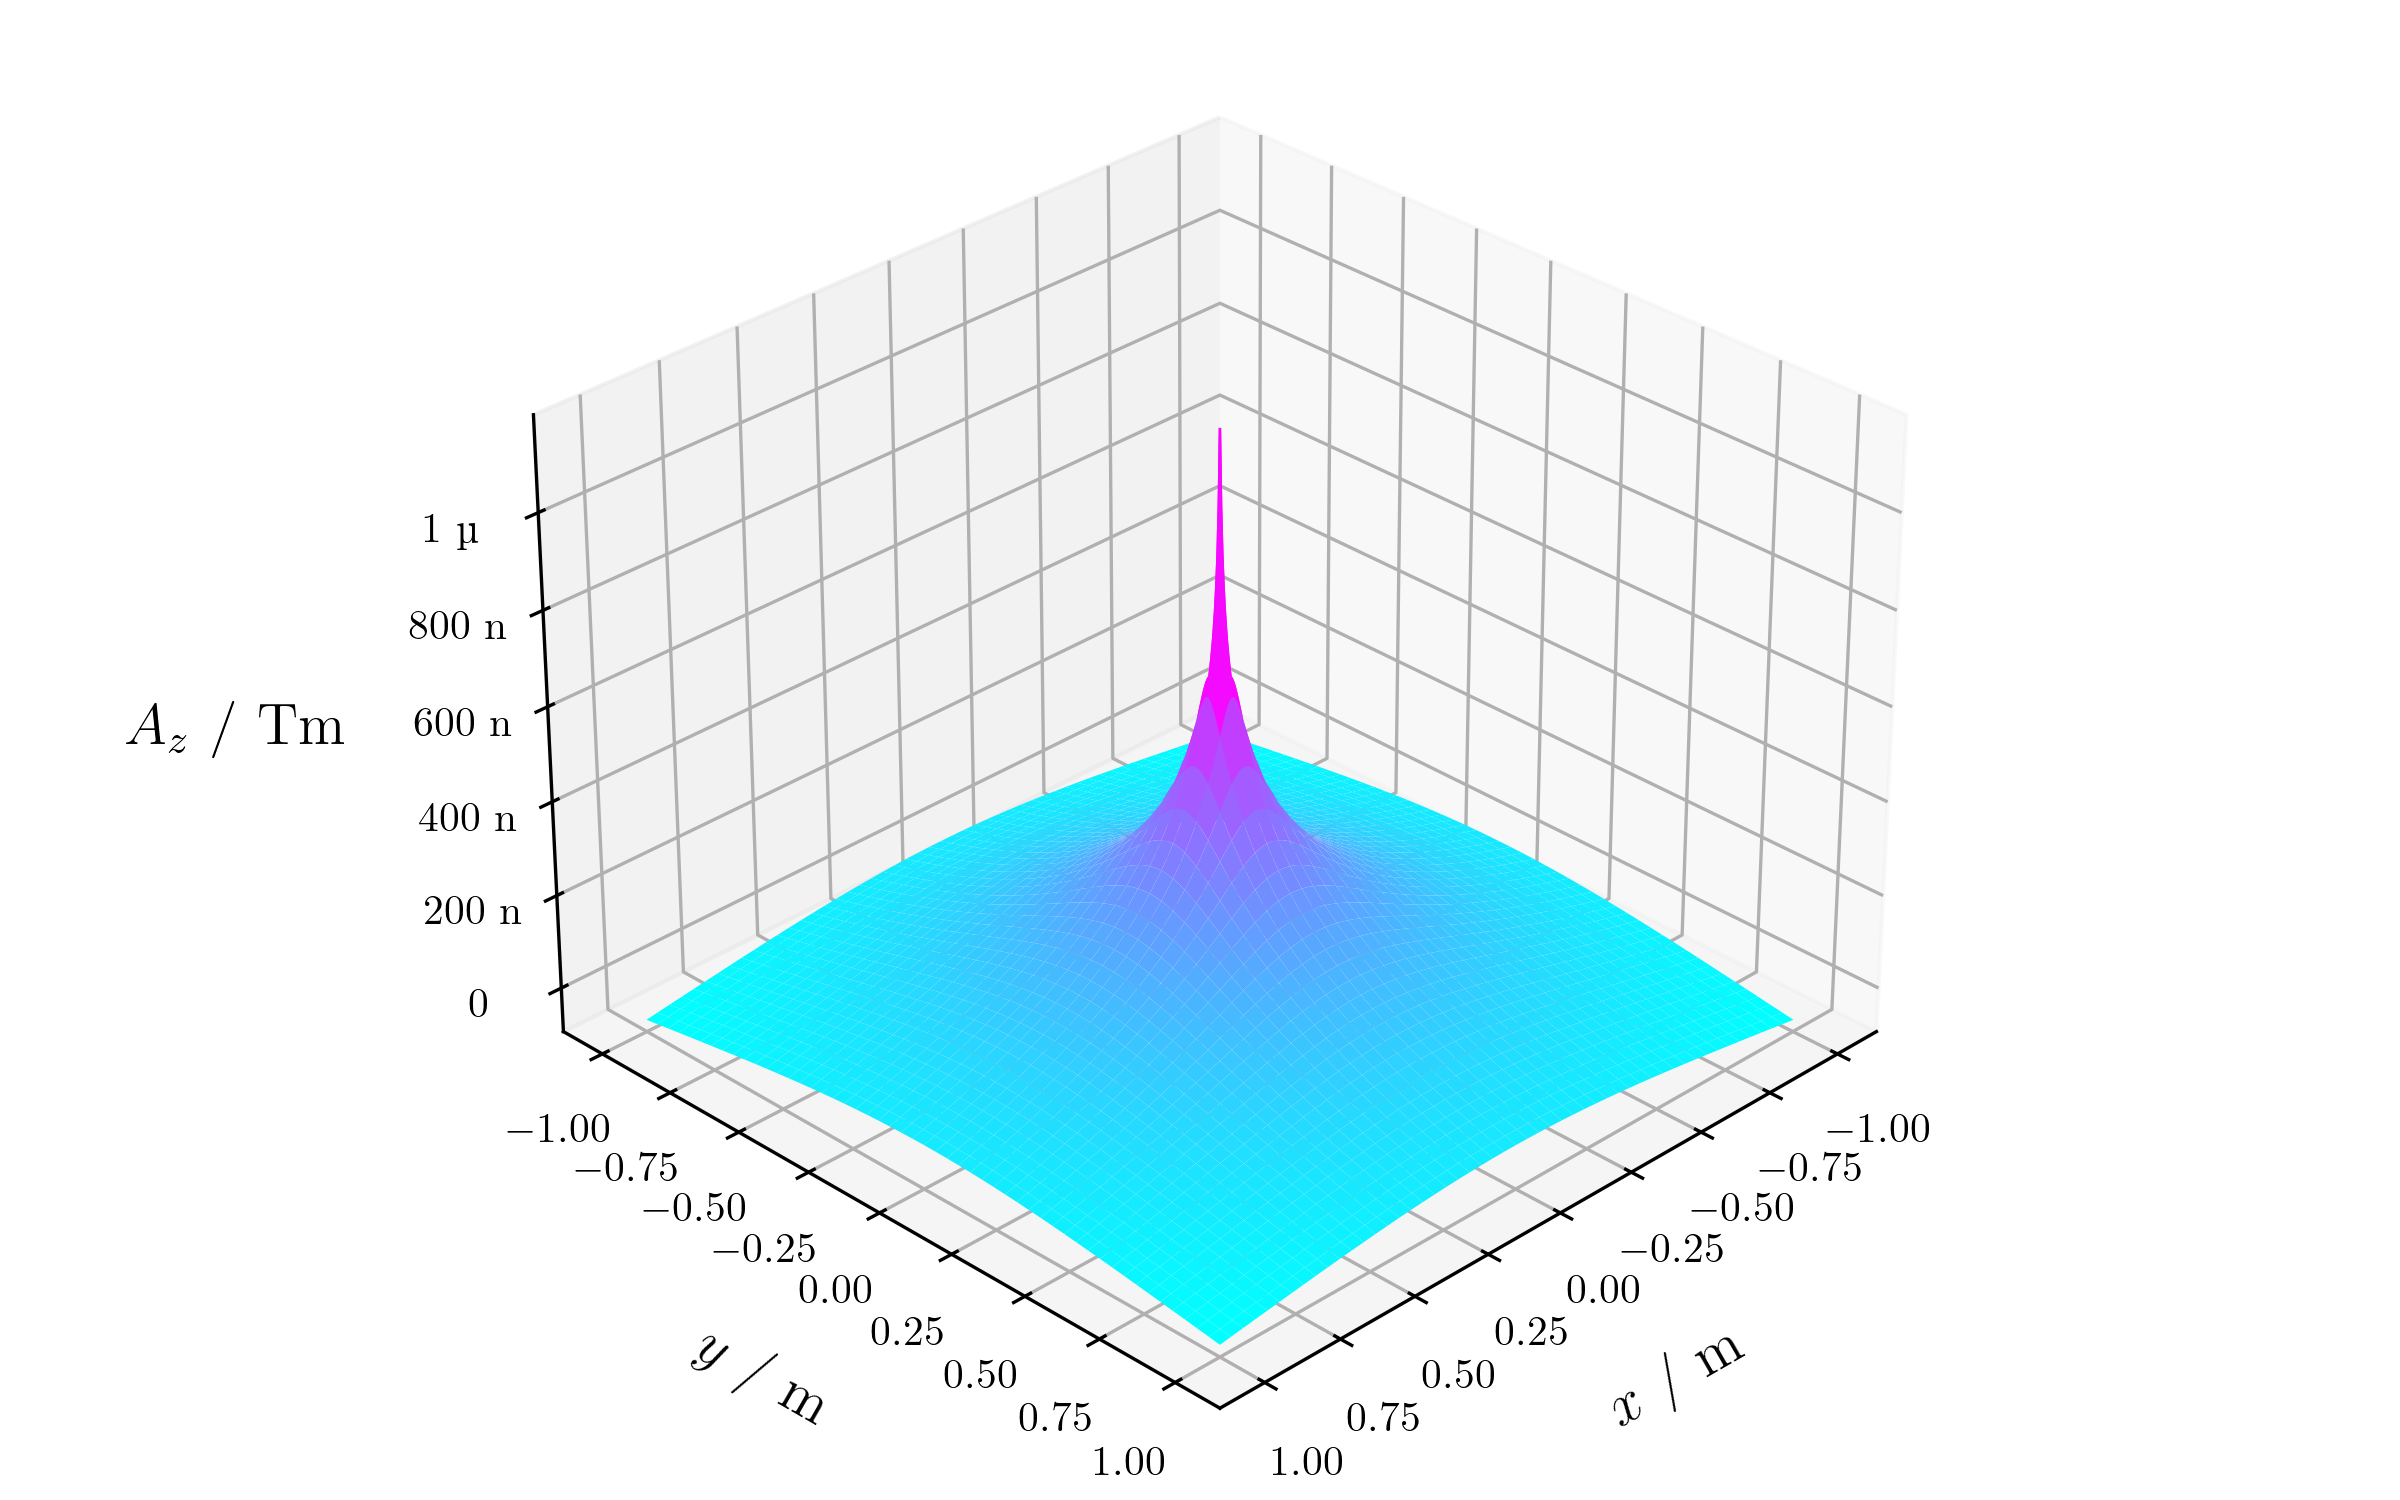

Recreate this plot in Python.
import numpy as np
import matplotlib.pyplot as plt
import matplotlib as mpl
from matplotlib.ticker import EngFormatter

mpl.rcParams['text.usetex'] = True
mpl.rcParams['font.family'] = 'serif'

I = 1
epsilon_0 = 8.854e-12
c = 3e8

def Az(x, y):
    r = np.sqrt(x**2 + y**2)
    r[r == 0] = 1e-10  # Vermeidung von log(0)
    return I / (2 * np.pi * epsilon_0 * c**2) * np.log(1/r)

x = np.linspace(-1, 1, 500)
y = np.linspace(-1, 1, 500)
X, Y = np.meshgrid(x, y)
Z_xy = Az(X, Y)

fig = plt.figure(figsize=(8, 5), dpi=300, constrained_layout=True)
ax = fig.add_subplot(111, projection='3d')

ax.plot_surface(X, Y, Z_xy, cmap='cool')

ax.set_xlabel(r"$x$ / m", fontsize=14, labelpad=10)
ax.set_ylabel(r"$y$ / m", fontsize=14, labelpad=10)
ax.zaxis.set_rotate_label(False)
ax.set_zlabel(r"$A_z$ / Tm", fontsize=14, labelpad=22, rotation=0)
ax.zaxis.set_major_formatter(EngFormatter(unit=""))

ax.view_init(elev=30, azim=45)

# ax.set_title(r"$I$ = 1 A", fontsize=14)

plt.savefig("A_alt.png", dpi=300)
plt.show()
